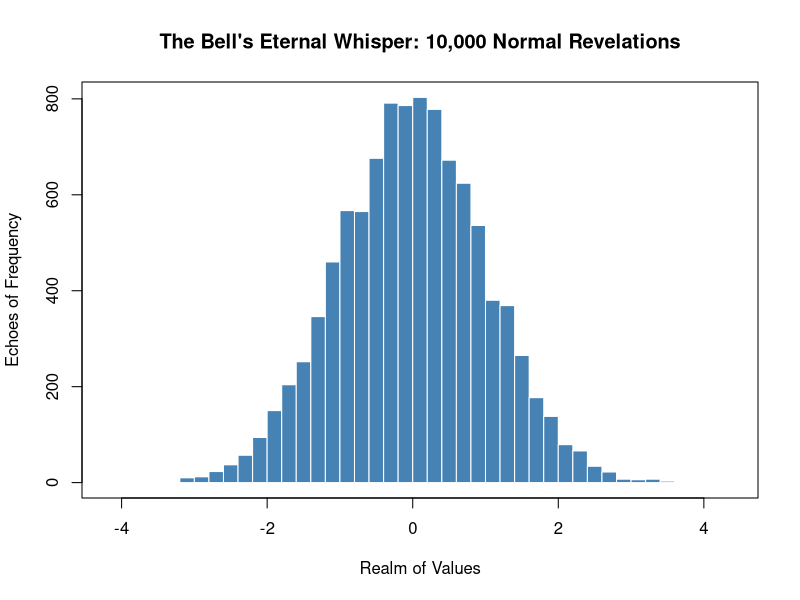

Write the R code that produced this figure.
## ---- chunk 1
# Seed for reproducible revelations
set.seed(42)
# Summon the normals
n_draws <- 10000
normals <- rnorm(n_draws, mean = 0, sd = 1)
# Divine the histogram
hist(normals, 
     main = "The Bell's Eternal Whisper: 10,000 Normal Revelations", 
     xlab = "Realm of Values", 
     ylab = "Echoes of Frequency", 
     col = "steelblue", 
     breaks = 50,
     border = "white")
box()

